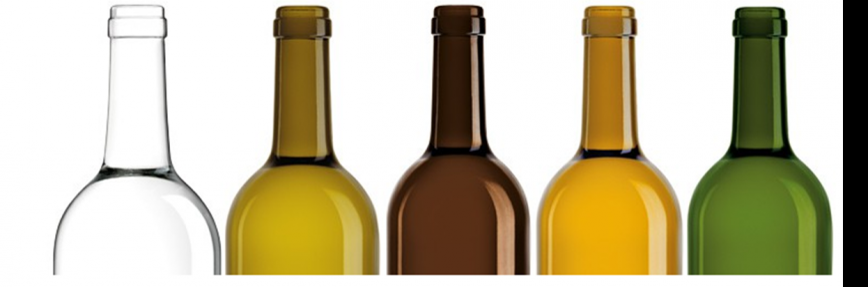
#> input picture open-cv-tuto/glass2.png, 868 x 287 px
$ python chap-7-color-detection.py
#> lines starting #> are read from the running program, lines starting #| are printed output that depends on the picture; after the words box and inside, x2 and y2 are one past the last pixel; in counts of white or black regions, pixels touching at a corner belong together
# -*- coding: utf-8 -*-
"""
Created on Tue Jun  2 15:52:28 2020

@author: paulg
"""

import numpy as np
import cv2


# this algorithm is made to do a color filter, for example for glass classification
#  for the example
# transparent: Hmin:0, Hmax:179 , Satmin:0, Satmax:29, Valmin:0, Valmax:255,
# dark amber: Hmin:0, Hmax:12/13 , Satmin:85, Satmax:255, Valmin:32, Valmax:255,
# Vert fonce: Hmin:30, Hmax:57, Satmin:130, Satmax:233, Valmin:0, Valmax:255,
# antique green and amber: Hmin:18, Hmax:28 , Satmin:85, Satmax:255, Valmin:0, Valmax:255,

def empty(a):
    pass

cv2.namedWindow("Trackbars")
cv2.resizeWindow("Trackbars",640,240)

#creation of trackbars
cv2.createTrackbar("Hue min","Trackbars",0,179,empty)
cv2.createTrackbar("Hue max","Trackbars",19,179,empty)
cv2.createTrackbar("Sat min","Trackbars",110,255,empty)
cv2.createTrackbar("Sat max","Trackbars",240,255,empty)
cv2.createTrackbar("Val min","Trackbars",153,255,empty)
cv2.createTrackbar("Val max","Trackbars",255,255,empty)

img=cv2.imread('glass2.png')
#> img is the input picture: shape (287, 868, 3); mean B, G, R 159.3, 187.2, 195.4
imgHSV=cv2.cvtColor(img,cv2.COLOR_BGR2HSV)
#> imgHSV: shape (287, 868, 3); mean H, S, V 14.7, 72.8, 197.6

#funtion to put image next to another
def stackImages(scale,imgArray):
    rows = len(imgArray)
    cols = len(imgArray[0])
    rowsAvailable = isinstance(imgArray[0], list)
    width = imgArray[0][0].shape[1]
    height = imgArray[0][0].shape[0]
    if rowsAvailable:
        for x in range ( 0, rows):
            for y in range(0, cols):
                if imgArray[x][y].shape[:2] == imgArray[0][0].shape [:2]:
                    imgArray[x][y] = cv2.resize(imgArray[x][y], (0, 0), None, scale, scale)
                else:
                    imgArray[x][y] = cv2.resize(imgArray[x][y], (imgArray[0][0].shape[1], imgArray[0][0].shape[0]), None, scale, scale)
                if len(imgArray[x][y].shape) == 2: imgArray[x][y]= cv2.cvtColor( imgArray[x][y], cv2.COLOR_GRAY2BGR)
        imageBlank = np.zeros((height, width, 3), np.uint8)
        hor = [imageBlank]*rows
        hor_con = [imageBlank]*rows
        for x in range(0, rows):
            hor[x] = np.hstack(imgArray[x])
        ver = np.vstack(hor)
    else:
        for x in range(0, rows):
            if imgArray[x].shape[:2] == imgArray[0].shape[:2]:
                imgArray[x] = cv2.resize(imgArray[x], (0, 0), None, scale, scale)
            else:
                imgArray[x] = cv2.resize(imgArray[x], (imgArray[0].shape[1], imgArray[0].shape[0]), None,scale, scale)
            if len(imgArray[x].shape) == 2: imgArray[x] = cv2.cvtColor(imgArray[x], cv2.COLOR_GRAY2BGR)
        hor= np.hstack(imgArray)
        ver = hor
    return ver


# update of the values
while True:
    h_min=cv2.getTrackbarPos("Hue min","Trackbars")
    h_max=cv2.getTrackbarPos("Hue max","Trackbars")
    s_min=cv2.getTrackbarPos("Sat min","Trackbars")
    s_max=cv2.getTrackbarPos("Sat max","Trackbars")
    v_min=cv2.getTrackbarPos("Val min","Trackbars")
    v_max=cv2.getTrackbarPos("Val max","Trackbars")

    print(h_min,h_max,s_min,s_min,v_min,v_max)
    lower=np.array([h_min,s_min,v_min])
    upper=np.array([h_max,s_max,v_max])

    mask=cv2.inRange(imgHSV,lower,upper)
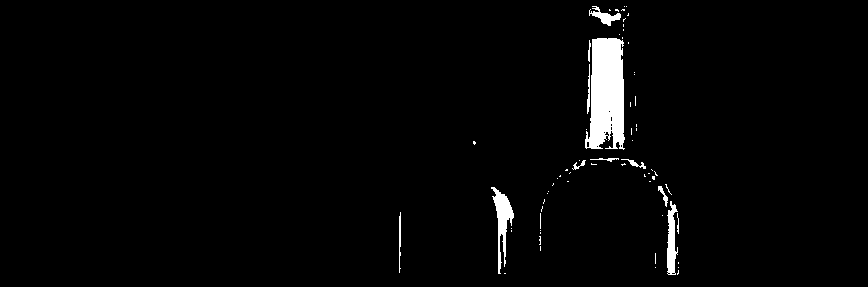
#> mask: shape (287, 868); 2.3% white; 68 white regions (56 under 20 px), largest, box (x1, y1, x2, y2) and area: (585, 38, 625, 150) 3477, (491, 187, 514, 274) 741, (667, 201, 678, 275) 515
    imgResult=cv2.bitwise_and(img,img,mask=mask)
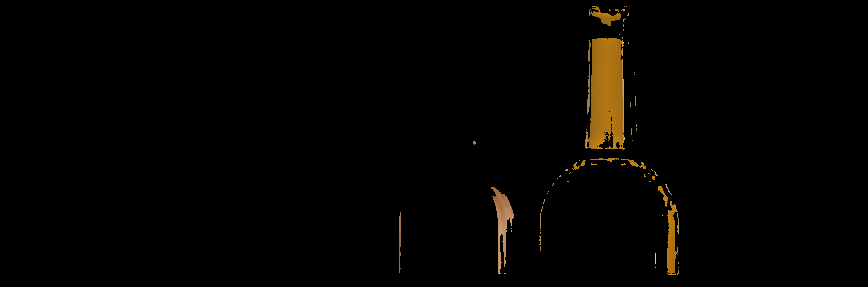
#> imgResult: shape (287, 868, 3); mean B, G, R 0.8, 2.7, 4
    # [4 lines of commented-out code are left out]

    imgStack=stackImages(0.6,([img,imgHSV],[mask,imgResult]))
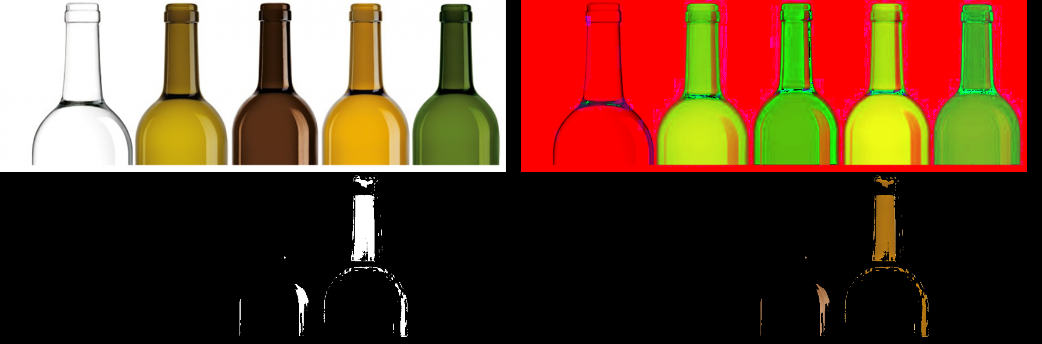
#> imgStack: shape (344, 1042, 3); mean B, G, R 45.1, 67.1, 100.6
    cv2.imshow('stacked images',imgStack)
    cv2.waitKey(1)
